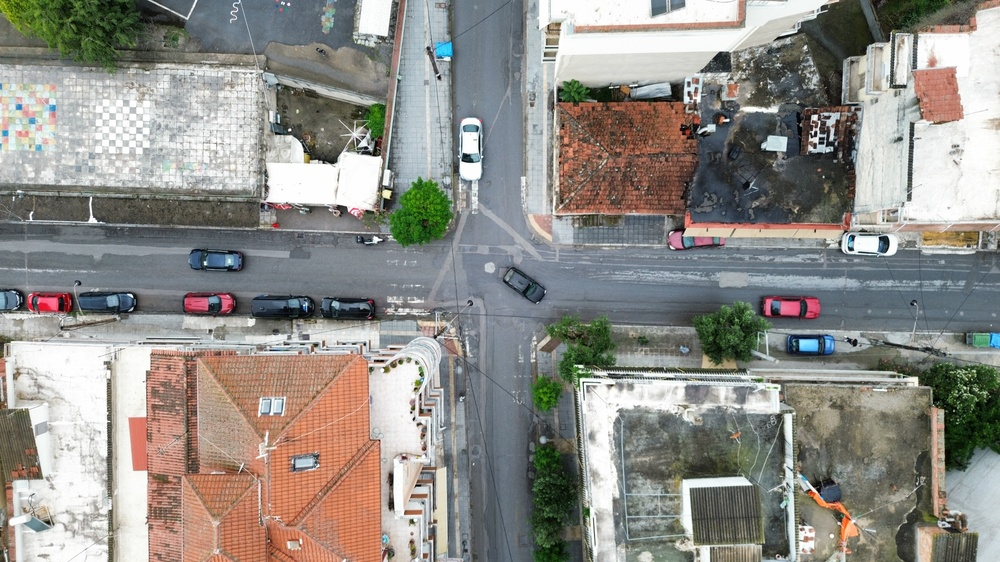
#> input picture images/image1.jpg, 1000 x 562 px, shrunk from 4000 x 2250 before the run
$ python delay_variance_plots.py
#> lines starting #> are read from the running program, lines starting #| are printed output that depends on the picture
import matplotlib.pyplot as plt
import matplotlib.image as mpimg
import csv
import numpy as np
import os

# --- Read Simulation Data ---
methods = []
avg_delays = []
variances = []
over20s = []

# Map CSV/Code names to clean plot labels
method_translate = {
    "Traffic Lights": "Traffic Lights",
    "Dynamic Traffic Lights": "Dynamic Traffic Lights",
    "Roundabout": "Roundabout",
    "STOP Sign": "STOP Sign"
}

if not os.path.exists('simulation_results.csv'):
    # Generate dummy data for plotting demonstration if file doesn't exist yet
    print("No simulation_results.csv found. Creating mock data for plotting.")
    with open('simulation_results.csv', 'w', newline='', encoding='utf-8') as f:
        writer = csv.writer(f)
        writer.writerow(["Method", "Average Delay", "Delay Variance", "Avg Over 20s", "Normalized Delay"])
        writer.writerow(["Traffic Lights", "15.42", "4.12", "12.0", "6.5"])
        writer.writerow(["Dynamic Traffic Lights", "11.20", "2.10", "5.0", "8.5"])
        writer.writerow(["Roundabout", "8.15", "1.15", "2.0", "10.0"])
        writer.writerow(["STOP Sign", "25.30", "12.50", "42.0", "1.0"])

with open('simulation_results.csv', newline='', encoding='utf-8') as csvfile:
    reader = csv.DictReader(csvfile)
    for row in reader:
        m = method_translate.get(row['Method'], row['Method'])
        methods.append(m)
        avg_delays.append(float(row['Average Delay']))
        variances.append(float(row['Delay Variance']))
        if 'Avg Over 20s' in row:
            over20s.append(float(row['Avg Over 20s']))

# --- Load Background Image ---
bg_img_path = 'images/image1.jpg'
if not os.path.exists(bg_img_path):
    # Fallback to white/black matrix if image missing
    bg_img = np.ones((100, 100, 3)) * 0.15  # Dark gray fallback
else:
    bg_img = mpimg.imread(bg_img_path)
#> bg_img is the input picture: shape (562, 1000, 3); mean R, G, B 144.3, 142.1, 136.5

plt.style.use('default')
bar_width = 0.6
palette = ['#4F8DFD', '#38D6AE', '#FEB139', '#FF6363']
os.makedirs('results', exist_ok=True)

# 1. Average Delay Chart
fig, ax = plt.subplots(figsize=(12, 7))
ymax = max(avg_delays) * 1.25
ax.imshow(bg_img, extent=[-0.5, len(methods)-0.5, 0, ymax], aspect='auto', alpha=0.5, zorder=0)

bars = ax.bar(methods, avg_delays, color=palette, width=bar_width, edgecolor='white', linewidth=1.5, zorder=2)

for bar in bars:
    height = bar.get_height()
    ax.annotate(f'{height:.2f}',
                xy=(bar.get_x() + bar.get_width() / 2, height),
                xytext=(0, 8), textcoords="offset points",
                ha='center', va='bottom',
                fontsize=13, fontweight='bold', color='white', zorder=3)

ax.set_title('Average Delay per Control Method', fontsize=20, pad=17, color='white')
ax.set_ylabel('Average Delay (seconds)', fontsize=14, color='white')
ax.set_xlabel('Methods', fontsize=14, color='white')
ax.set_facecolor('black')
fig.patch.set_facecolor('black')
ax.tick_params(axis='x', labelsize=12, colors='white', rotation=0)
ax.tick_params(axis='y', labelsize=12, colors='white')
for spine in ax.spines.values():
    spine.set_color('white')

plt.subplots_adjust(bottom=0.20)
plt.tight_layout()
plt.savefig('results/avg_delay_per_method_with_bg.png', dpi=300, facecolor='black')
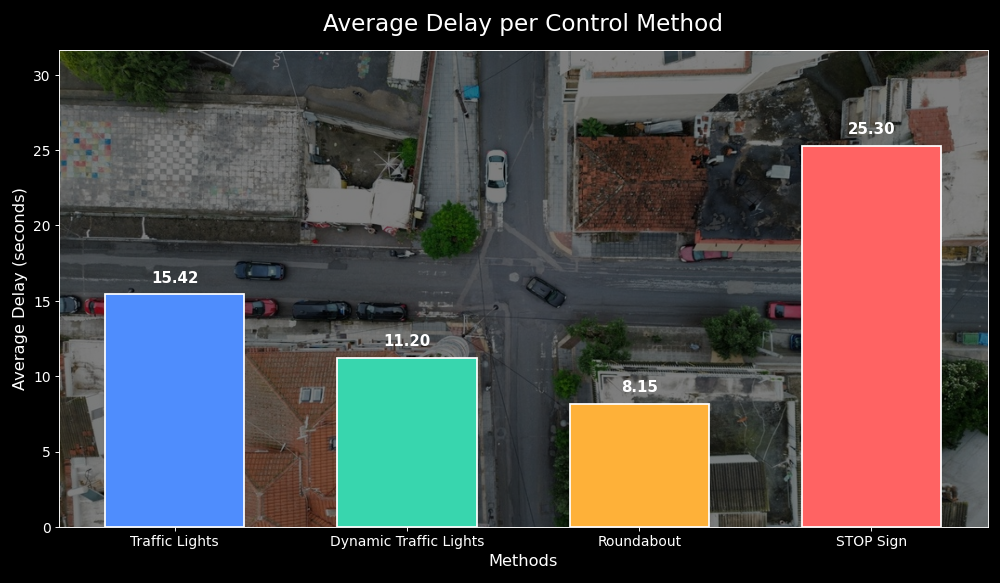
#> figure drawn by matplotlib, 1 panel
plt.close()

# 2. Delay Variance Chart
fig, ax = plt.subplots(figsize=(12, 7))
ymax_var = max(variances) * 1.25
ax.imshow(bg_img, extent=[-0.5, len(methods)-0.5, 0, ymax_var], aspect='auto', alpha=0.5, zorder=0)
bars2 = ax.bar(methods, variances, color=palette, width=bar_width, edgecolor='white', linewidth=1.5, zorder=2)

for bar in bars2:
    height = bar.get_height()
    ax.annotate(f'{height:.2f}',
                xy=(bar.get_x() + bar.get_width() / 2, height),
                xytext=(0, 8), textcoords="offset points",
                ha='center', va='bottom',
                fontsize=13, fontweight='bold', color='white', zorder=3)

ax.set_title('Delay Variance per Control Method', fontsize=20, pad=17, color='white')
ax.set_ylabel('Variance', fontsize=14, color='white')
ax.set_xlabel('Methods', fontsize=14, color='white')
ax.set_facecolor('black')
fig.patch.set_facecolor('black')
ax.tick_params(axis='x', labelsize=12, colors='white', rotation=0)
ax.tick_params(axis='y', labelsize=12, colors='white')
for spine in ax.spines.values():
    spine.set_color('white')

plt.subplots_adjust(bottom=0.20)
plt.tight_layout()
plt.savefig('results/variance_per_method_with_bg.png', dpi=300, facecolor='black')
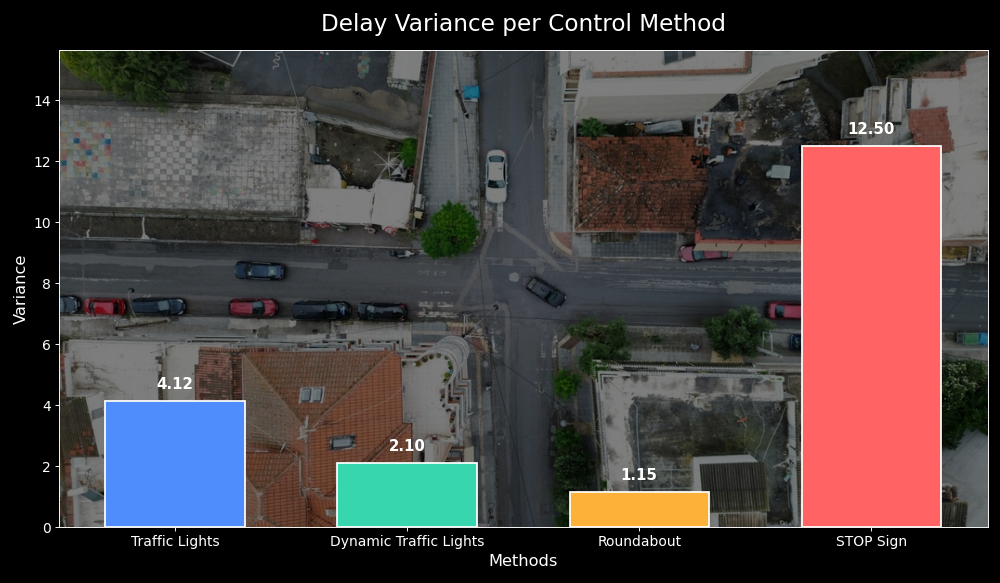
#> figure drawn by matplotlib, 1 panel
plt.close()

# 3. Average Vehicles with Delay >20s Chart
if over20s:
    fig, ax = plt.subplots(figsize=(12, 7))
    ymax_o20 = max(over20s) * 1.25
    ax.imshow(bg_img, extent=[-0.5, len(methods)-0.5, 0, ymax_o20], aspect='auto', alpha=0.5, zorder=0)
    bars3 = ax.bar(methods, over20s, color=palette, width=bar_width, edgecolor='white', linewidth=1.5, zorder=2)

    for bar in bars3:
        height = bar.get_height()
        ax.annotate(f'{height:.0f}',
                    xy=(bar.get_x() + bar.get_width() / 2, height),
                    xytext=(0, 8), textcoords="offset points",
                    ha='center', va='bottom',
                    fontsize=13, fontweight='bold', color='white', zorder=3)

    ax.set_title('Average Number of Vehicles with Delay > 20s', fontsize=20, pad=17, color='white')
    ax.set_ylabel('Vehicle Count', fontsize=14, color='white')
    ax.set_xlabel('Methods', fontsize=14, color='white')
    ax.set_facecolor('black')
    fig.patch.set_facecolor('black')
    ax.tick_params(axis='x', labelsize=12, colors='white', rotation=0)
    ax.tick_params(axis='y', labelsize=12, colors='white')
    for spine in ax.spines.values():
        spine.set_color('white')

    plt.subplots_adjust(bottom=0.20)
    plt.tight_layout()
    plt.savefig('results/over20_per_method_with_bg.png', dpi=300, facecolor='black')
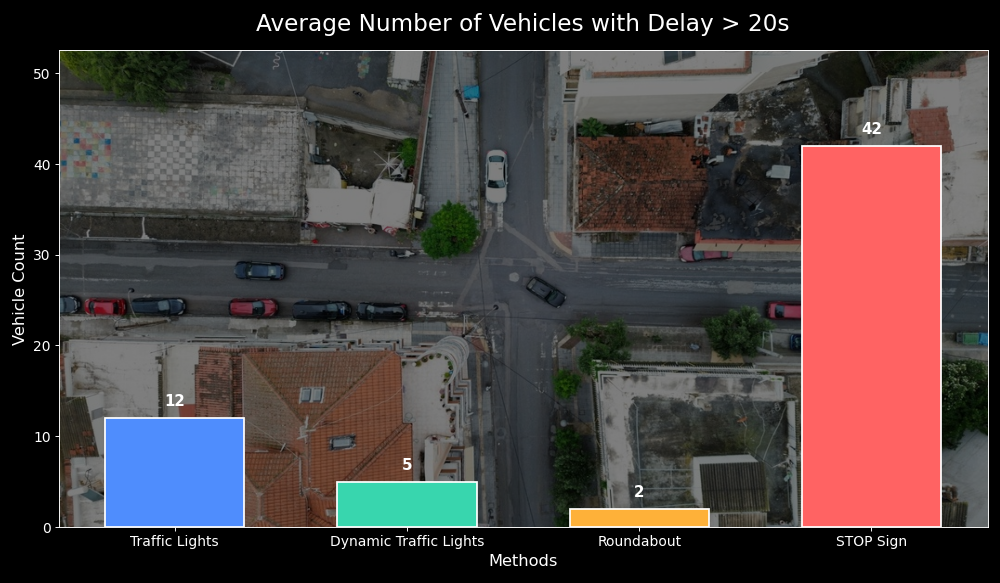
#> figure drawn by matplotlib, 1 panel
    plt.close()

print("Charts successfully saved to the 'results' directory.")

$ run again, with images/image2.jpg copied over images/image1.jpg
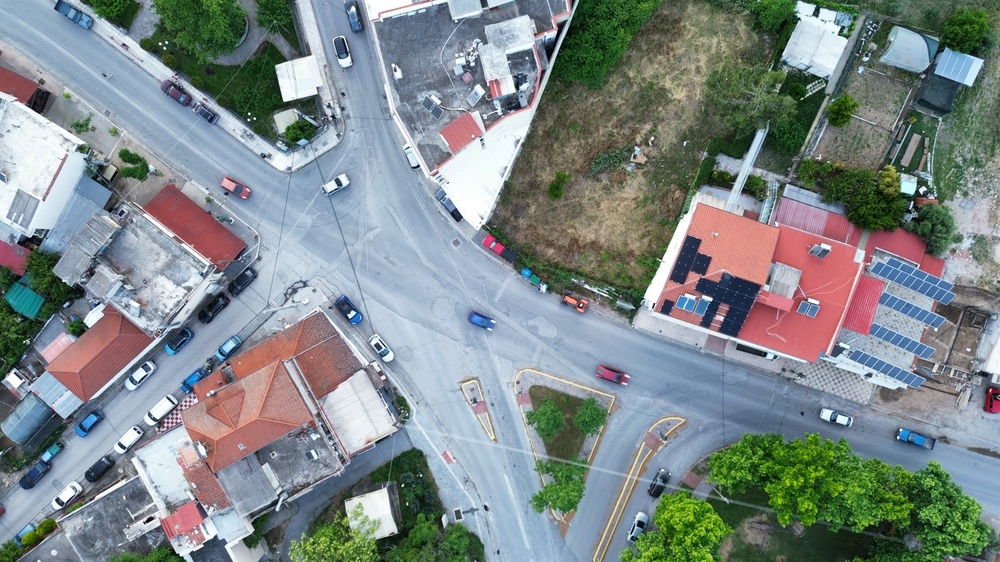
#> input picture images/image2.jpg, 1000 x 562 px, shrunk from 4000 x 2250 before the run
#> bg_img is the input picture: shape (562, 1000, 3); mean R, G, B 126.8, 136.4, 136.7
#> `plt.savefig('results/variance_per_method_with_bg.png', dpi=300, faceco..`:
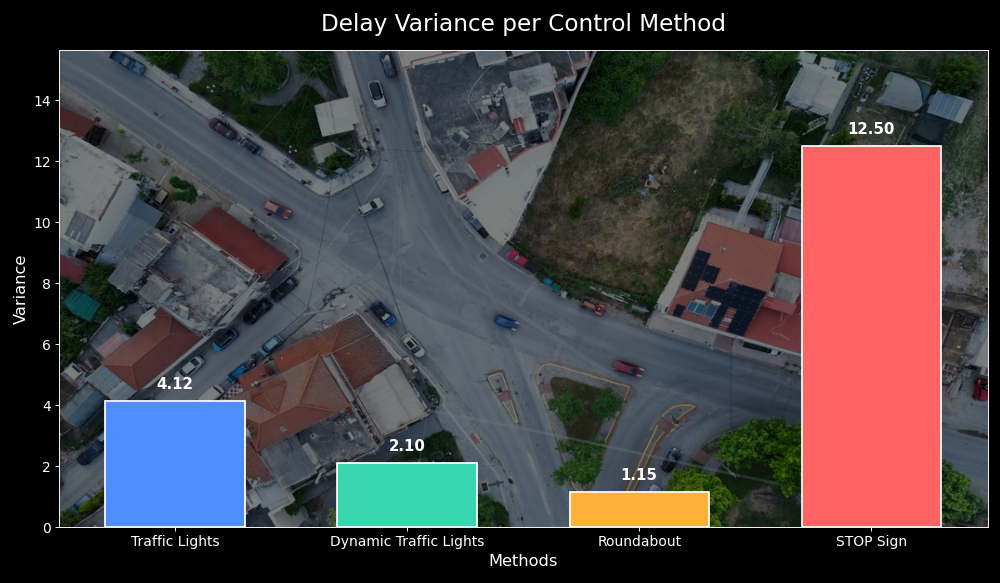
#> figure drawn by matplotlib, 1 panel
#> `plt.savefig('results/over20_per_method_with_bg.png', dpi=300, facecolo..`:
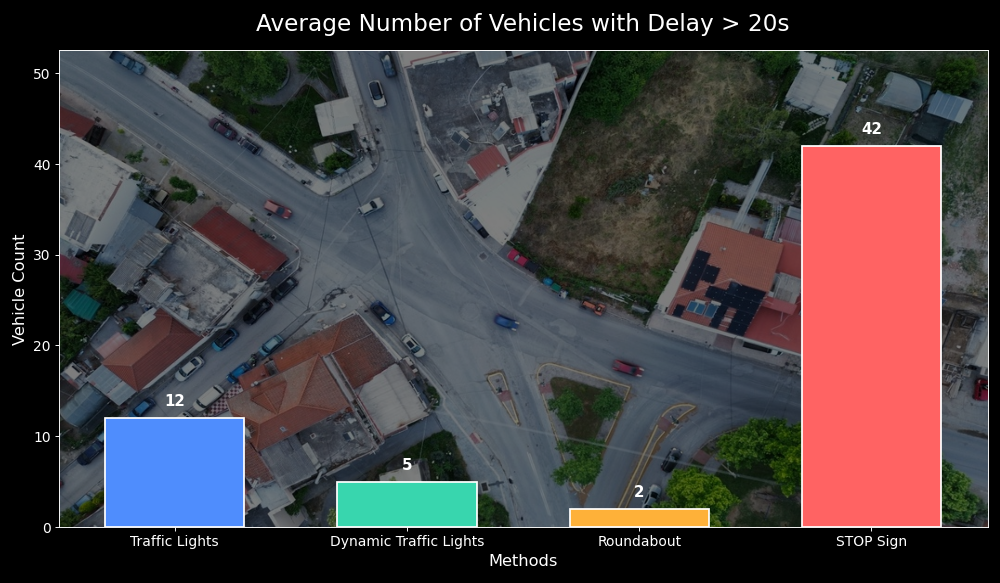
#> figure drawn by matplotlib, 1 panel

$ run again, with images/image3.jpg copied over images/image1.jpg
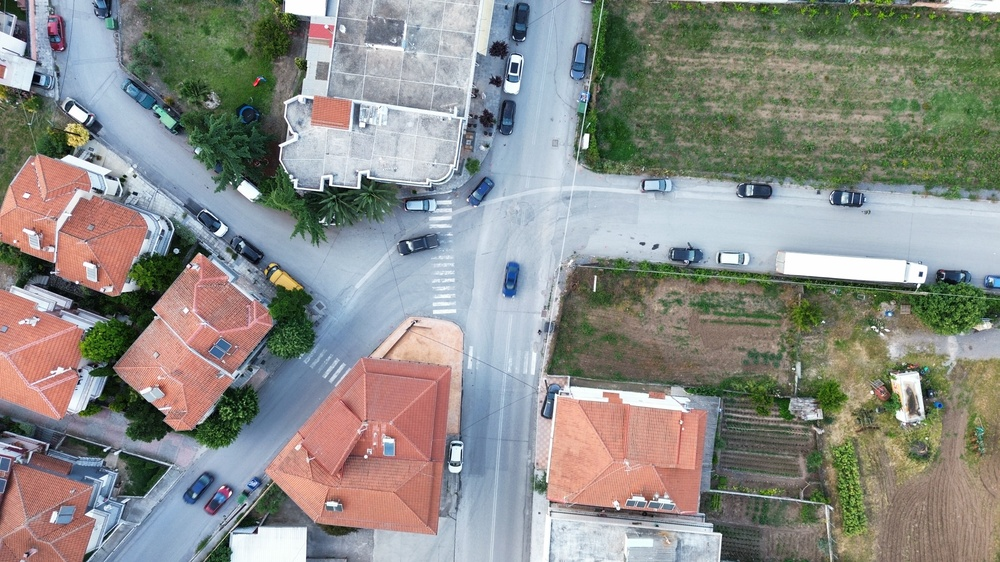
#> input picture images/image3.jpg, 1000 x 562 px, shrunk from 4000 x 2250 before the run
#> bg_img is the input picture: shape (562, 1000, 3); mean R, G, B 139.5, 140.2, 135.3
#> `plt.savefig('results/variance_per_method_with_bg.png', dpi=300, faceco..`:
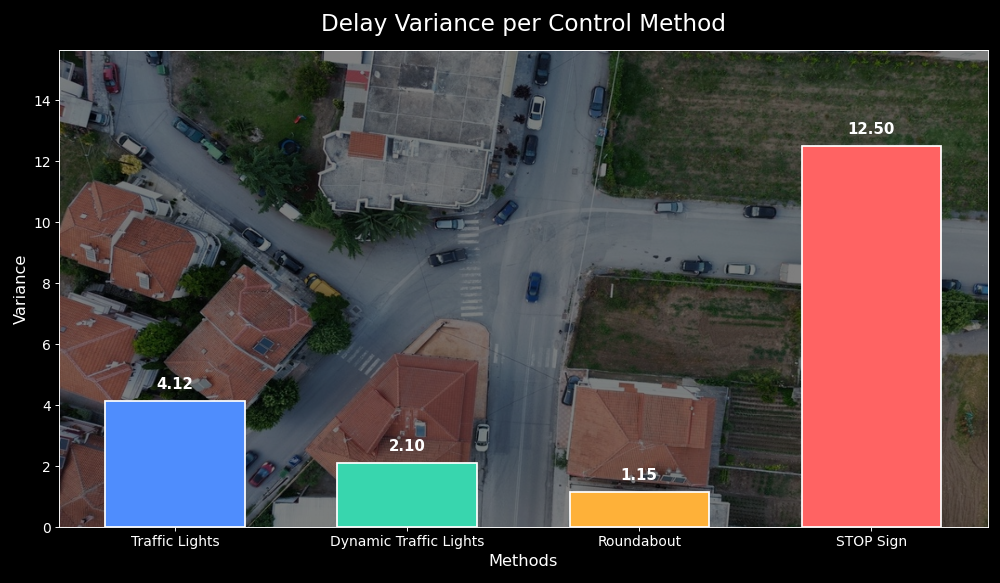
#> figure drawn by matplotlib, 1 panel
#> `plt.savefig('results/over20_per_method_with_bg.png', dpi=300, facecolo..`:
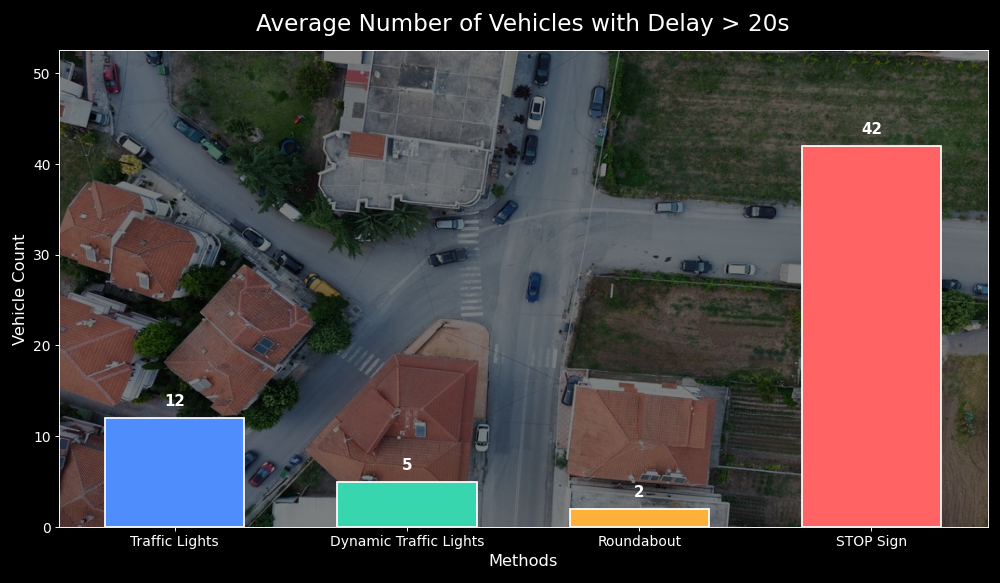
#> figure drawn by matplotlib, 1 panel

$ run again, with images/image4.jpg copied over images/image1.jpg
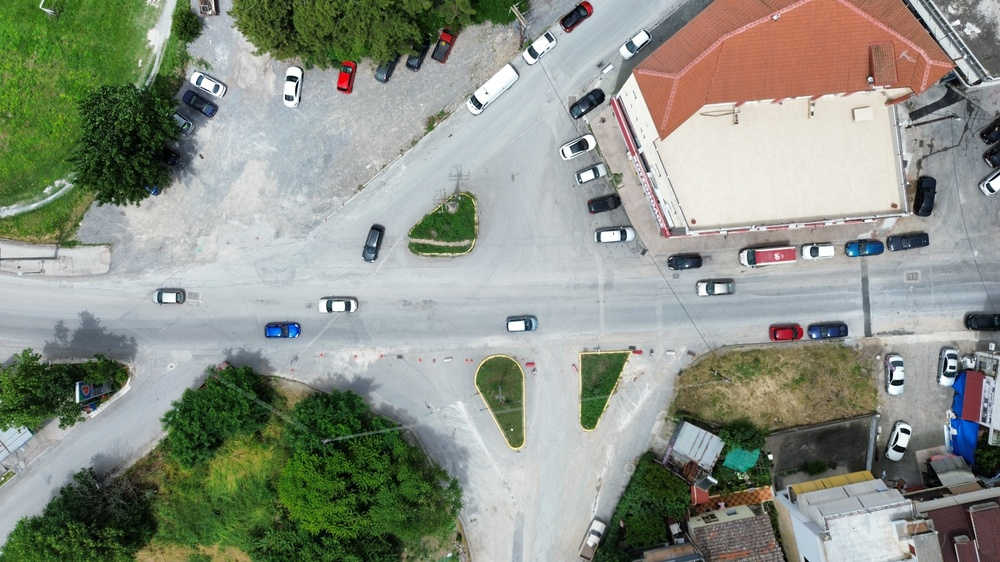
#> input picture images/image4.jpg, 1000 x 562 px, shrunk from 4000 x 2250 before the run
#> bg_img is the input picture: shape (562, 1000, 3); mean R, G, B 140.5, 146, 134.2
#> `plt.savefig('results/variance_per_method_with_bg.png', dpi=300, faceco..`:
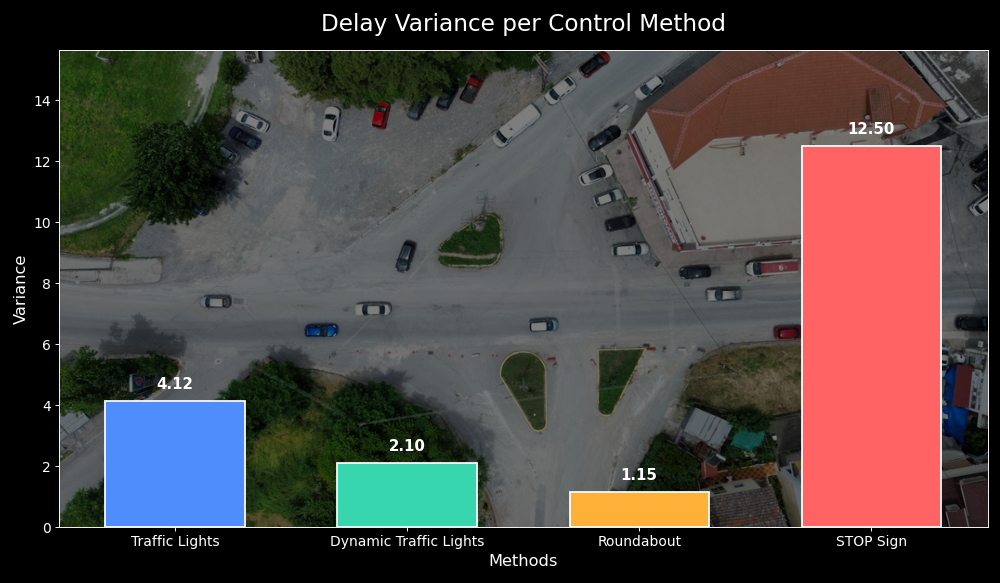
#> figure drawn by matplotlib, 1 panel
#> `plt.savefig('results/over20_per_method_with_bg.png', dpi=300, facecolo..`:
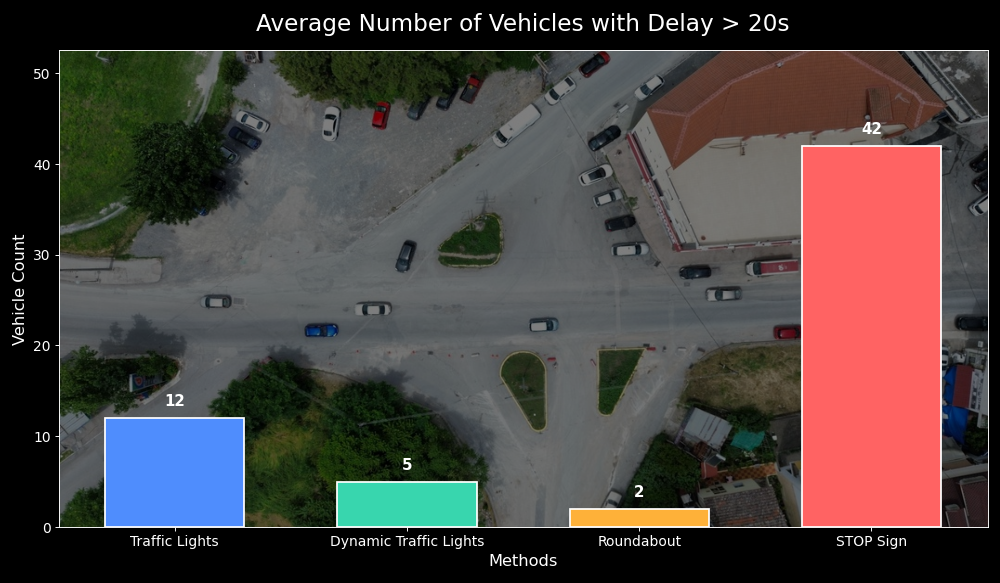
#> figure drawn by matplotlib, 1 panel
